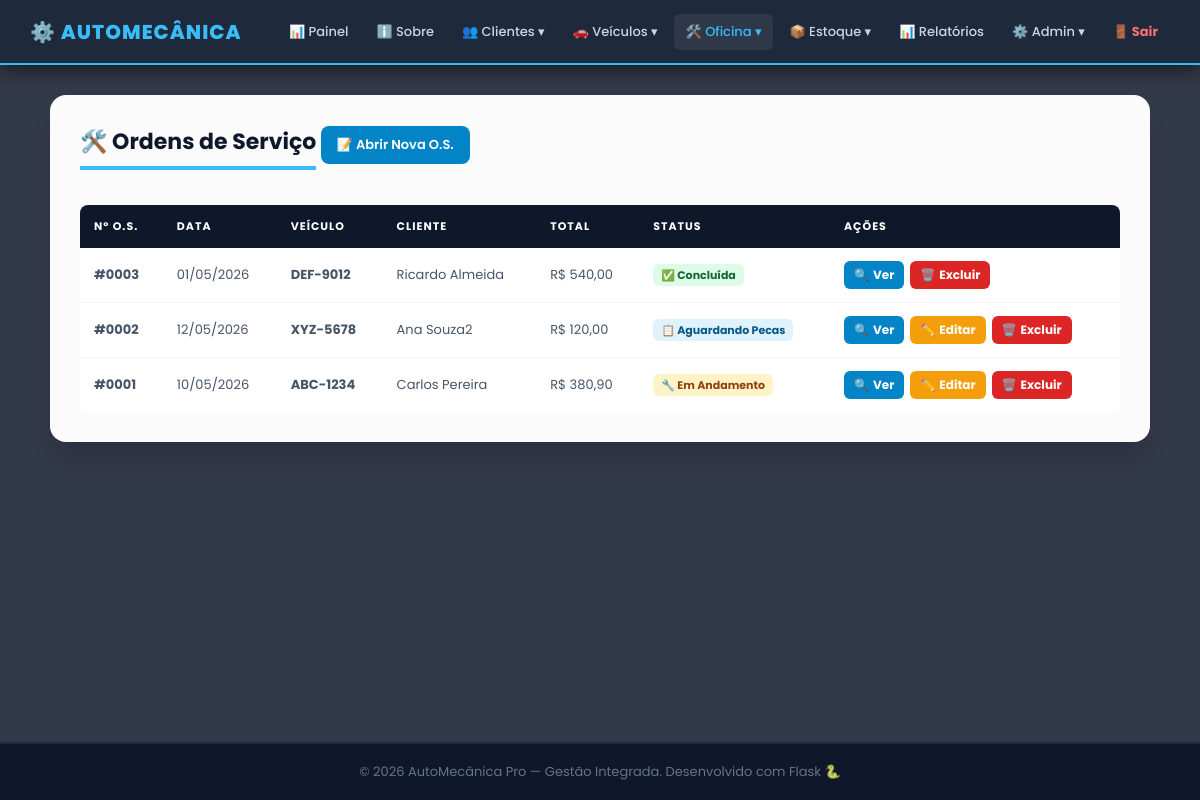
Page /os (signed in) on the earlier database version.
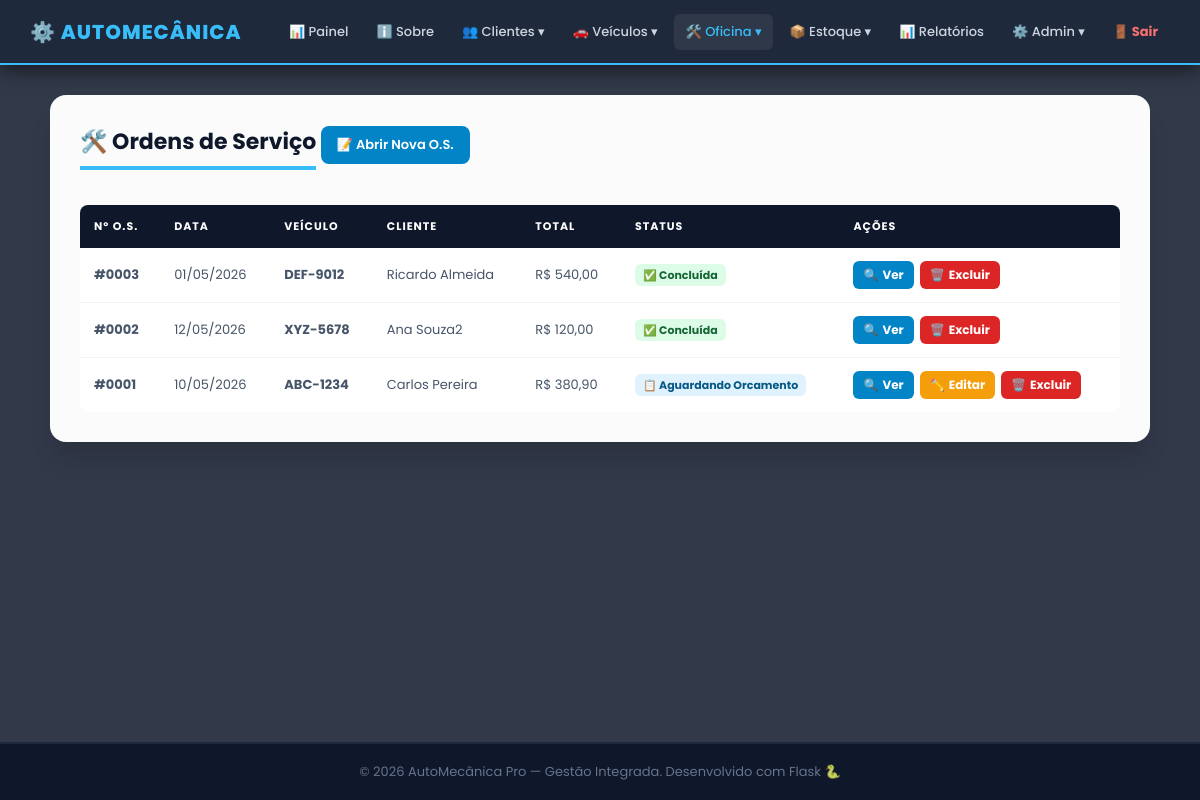
Same page on the later database version.
### app.py (models this page shows)
class OrdemServico(db.Model):
    __tablename__ = 'ordem_servico'
    id_os         = db.Column(db.Integer, primary_key=True)
    data_entrada  = db.Column(db.Date, nullable=False)
    data_previsao = db.Column(db.Date)
    status        = db.Column(db.String(30), default='Aberta')
    valor_total   = db.Column(db.Numeric(10, 2), default=0.00)
    id_veiculo    = db.Column(db.Integer, db.ForeignKey('veiculo.id_veiculo',   ondelete='CASCADE'),  nullable=False)
    id_mecanico   = db.Column(db.Integer, db.ForeignKey('mecanico.id_mecanico', ondelete='RESTRICT'), nullable=False)
    pecas_os      = db.relationship('OsPeca',    backref='ordem', lazy=True, cascade='all, delete-orphan')
    servicos_os   = db.relationship('OsServico', backref='ordem', lazy=True, cascade='all, delete-orphan')

class Veiculo(db.Model):
    __tablename__ = 'veiculo'
    id_veiculo = db.Column(db.Integer, primary_key=True)
    placa      = db.Column(db.String(10),  unique=True, nullable=False)
    marca      = db.Column(db.String(50))
    modelo     = db.Column(db.String(50))
    ano        = db.Column(db.Integer)
    id_cliente = db.Column(db.Integer, db.ForeignKey('cliente.id_cliente', ondelete='CASCADE'), nullable=False)
    ordens     = db.relationship('OrdemServico', backref='veiculo', lazy=True, cascade='all, delete-orphan')

class Cliente(db.Model):
    __tablename__ = 'cliente'
    id_cliente = db.Column(db.Integer, primary_key=True)
    nome       = db.Column(db.String(100), nullable=False)
    cpf        = db.Column(db.String(15),  unique=True, nullable=False)
    telefone   = db.Column(db.String(20))
    veiculos   = db.relationship('Veiculo', backref='cliente', lazy=True, cascade='all, delete-orphan')

### app.py (the view)
@app.route('/os')
@login_required
def os_consultar():
    ordens = (db.session.query(OrdemServico, Veiculo.placa, Cliente.nome.label('cliente'))
              .join(Veiculo, OrdemServico.id_veiculo == Veiculo.id_veiculo)
              .join(Cliente, Veiculo.id_cliente == Cliente.id_cliente)
              .order_by(OrdemServico.id_os.desc()).all())
    return render_template('os/consultar.html', controller='os', ordens=ordens)

### app.py (called while the page is built)
def login_required(f):
    @wraps(f)
    def decorated(*args, **kwargs):
        if 'usuario_id' not in session:
            return redirect(url_for('login'))
        return f(*args, **kwargs)
    return decorated

def format_brl(value):
    try:
        return f"R$ {float(value):,.2f}".replace(',', 'X').replace('.', ',').replace('X', '.')
    except:
        return 'R$ 0,00'

@app.before_request
def csrf_protect():
    if request.method == 'POST':
        token_sessao = session.get('_csrf_token')
        token_form   = request.form.get('csrf_token')
        if not token_sessao or not token_form or not hmac.compare_digest(token_sessao, token_form):
            abort(400, description='Token CSRF invalido ou ausente. Recarregue a pagina e tente novamente.')

### templates/os/consultar.html (shortened to what this page needs)
{% extends 'base.html' %}
{% block content %}
<div class="cartao card-lg">
    <h3>🛠️ Ordens de Serviço</h3>
    <a href="{{ url_for('os_cadastrar') }}" class="btn-add">📝 Abrir Nova O.S.</a>
    <div class="tabela-wrapper tbl-desktop">
        <table>
            <thead>
                <tr><th>Nº O.S.</th><th>Data</th><th>Veículo</th><th>Cliente</th><th>Total</th><th>Status</th><th>Ações</th></tr>
            </thead>
            <tbody>
                {% for os, placa, cliente in ordens %}
                <tr>
                    <td><b>#{{ '%04d' % os.id_os }}</b></td>
                    <td style="white-space:nowrap;">{{ os.data_entrada.strftime('%d/%m/%Y') if os.data_entrada else '-' }}</td>
                    <td><b>{{ placa }}</b></td>
                    <td>{{ cliente }}</td>
                    <td style="white-space:nowrap;">{{ format_brl(os.valor_total) }}</td>
                    <td>
                        {% if os.status == 'Concluida' %}
                            <span style="background:#dcfce7;color:#166534;padding:3px 8px;border-radius:6px;font-size:11px;font-weight:700;white-space:nowrap;">✅ Concluída</span>
                        {% elif os.status == 'Em Andamento' %}
                            <span style="background:#fef3c7;color:#92400e;padding:3px 8px;border-radius:6px;font-size:11px;font-weight:700;white-space:nowrap;">🔧 Em Andamento</span>
                        {% else %}
                            <span style="background:#e0f2fe;color:#075985;padding:3px 8px;border-radius:6px;font-size:11px;font-weight:700;white-space:nowrap;">📋 {{ os.status }}</span>
                        {% endif %}
                    </td>
                    <td><div class="acoes">
                        <a href="{{ url_for('os_detalhes', id=os.id_os) }}" class="btn-det">🔍<span class="txt"> Ver</span></a>
                        {% if os.status != 'Concluida' %}
                        <a href="{{ url_for('os_editar', id=os.id_os) }}" class="btn-ed">✏️<span class="txt"> Editar</span></a>
                        {% endif %}
                        <a href="{{ url_for('os_excluir', id=os.id_os) }}" class="btn-ex" onclick="return confirm('Remover O.S. #{{ '%04d' % os.id_os }}?')">🗑️<span class="txt"> Excluir</span></a>
                    </div></td>
                </tr>
                {% else %}
                <tr><td colspan="7" style="text-align:center;color:#94a3b8;padding:30px;">Nenhuma O.S. encontrada.</td></tr>
                {% endfor %}
            </tbody>
        </table>
    </div>
</div>
{% endblock %}

### templates/base.html (shortened to what this page needs)
<!DOCTYPE html>
<html lang="pt-BR">
<head>
    <link rel="stylesheet" href="{{ url_for('static', filename='css/main.css') }}">
    <link rel="stylesheet" href="{{ url_for('static', filename='css/mobile.css') }}">
</head>
<body>
{% if controller != 'auth' %}
<div class="topbar">
    <a href="{{ url_for('dashboard') }}" class="logo">⚙️ AutoMecânica</a>
    <nav class="topbar-nav">
        <div class="menu-item {% if controller == 'dashboard' %}active{% endif %}">
            <a href="{{ url_for('dashboard') }}" class="menu-link">📊 Painel</a>
        </div>
        <div class="menu-item {% if controller == 'institucional' %}active{% endif %}">
            <a href="{{ url_for('sobre') }}" class="menu-link">ℹ️ Sobre</a>
        </div>
        <div class="menu-item {% if controller == 'cliente' %}active{% endif %}">
            <span class="menu-link">👥 Clientes ▾</span>
        </div>
        <div class="menu-item {% if controller == 'veiculo' %}active{% endif %}">
            <span class="menu-link">🚗 Veículos ▾</span>
        </div>
        <div class="menu-item {% if controller in ['os','servico','mecanico'] %}active{% endif %}">
            <span class="menu-link">🛠️ Oficina ▾</span>
        </div>
        <div class="menu-item {% if controller == 'peca' %}active{% endif %}">
            <span class="menu-link">📦 Estoque ▾</span>
        </div>
        <div class="menu-item {% if controller == 'relatorio' %}active{% endif %}">
            <a href="{{ url_for('relatorios') }}" class="menu-link">📊 Relatórios</a>
        </div>
        {% if session.get('usuario_nivel') == 'admin' %}
        <div class="menu-item {% if controller == 'usuario' %}active{% endif %}">
            <span class="menu-link">⚙️ Admin ▾</span>
        </div>
        {% endif %}
        <div class="menu-item">
            <a href="{{ url_for('logout') }}" class="menu-link" style="color:#f87171;font-weight:700;">🚪 Sair</a>
        </div>
    </nav>
</div>
<div class="conteudo">
    {% block content %}{% endblock %}
</div>
{% else %}
    {% block auth_content %}{% endblock %}
{% endif %}
<footer class="rodape">
    &copy; 2026 AutoMecânica Pro — Gestão Integrada. Desenvolvido com Flask 🐍
</footer>
</body>
</html>

### public/css/main.css (style rules this page uses)
* { margin:0; padding:0; box-sizing:border-box; font-family:'Poppins',sans-serif; }
body { display:flex; flex-direction:column; min-height:100vh; color:#334155; background: url('https://images.unsplash.com/photo-1619642751034-765dfdf7c58e?q=80&w=1920&auto=format&fit=crop') no-repeat center center fixed; background-size:cover; }
.topbar { background-color:#1e293b; height:65px; display:flex; justify-content:space-between; align-items:center; padding:0 30px; border-bottom:2px solid #38bdf8; position:sticky; top:0; z-index:1000; box-shadow:0 4px 20px rgba(0,0,0,0.6); }
.logo { color:#38bdf8; font-weight:800; text-decoration:none; font-size:20px; text-transform:uppercase; letter-spacing:1px; white-space:nowrap; }
.topbar-nav { display:flex; gap:4px; align-items:center; height:100%; }
.menu-item { position:relative; display:flex; align-items:center; height:100%; }
.menu-link { color:#cbd5e1; text-decoration:none; font-weight:500; font-size:13px; padding:8px 12px; border-radius:6px; transition:0.3s; cursor:pointer; display:flex; align-items:center; gap:6px; white-space:nowrap; user-select:none; }
.menu-link:hover, .menu-item.active .menu-link { color:#38bdf8; background:rgba(255,255,255,0.07); }
.conteudo { padding:30px 40px; flex:1; display:flex; justify-content:center; align-items:flex-start; z-index:1; }
.cartao { background-color:rgba(255,255,255,0.98); width:100%; padding:30px; border-radius:16px; box-shadow:0 20px 25px -5px rgba(0,0,0,0.15); margin-bottom:25px; }
.card-lg { max-width:1100px; }
.cartao h3 { margin-bottom:20px; color:#0f172a; font-size:22px; border-bottom:4px solid #38bdf8; padding-bottom:8px; display:inline-block; }
.tabela-wrapper { overflow-x:auto; -webkit-overflow-scrolling:touch; margin-top:15px; border-radius:8px; }
table { width:100%; border-collapse:collapse; background-color:white; min-width:500px; }
th { background-color:#0f172a; padding:13px 14px; text-align:left; color:white; font-size:11px; text-transform:uppercase; letter-spacing:1px; white-space:nowrap; }
td { padding:13px 14px; border-bottom:1px solid #f1f5f9; font-size:13px; color:#475569; }
tr:last-child td { border-bottom:none; }
.btn-add { background-color:#0284c7; color:white; padding:9px 16px; border-radius:8px; text-decoration:none; font-weight:600; font-size:13px; display:inline-block; margin-bottom:12px; }
.acoes { display:flex; gap:6px; flex-wrap:nowrap; align-items:center; }
.btn-ed, .btn-ex, .btn-det, .btn-ok { display:inline-flex; align-items:center; gap:4px; padding:5px 10px; border-radius:6px; text-decoration:none; font-weight:700; font-size:12px; white-space:nowrap; cursor:pointer; border:none; transition:0.2s; }
.btn-ed { background:#f59e0b; color:white; }
.btn-ex { background:#dc2626; color:white; }
.btn-det { background:#0284c7; color:white; }
.btn-ed .txt, .btn-ex .txt, .btn-det .txt, .btn-ok .txt { display:inline; }
.rodape { background:#0f172a; color:#64748b; text-align:center; padding:18px; font-size:13px; border-top:2px solid #1e293b; }

### public/css/mobile.css (style rules this page uses)
.tbl-desktop { display: block; }

Differences in the rows shown:
changed OrdemServico "XYZ-5678": status "Aguardando Pecas" → (not shown); status "📋 ✏️ Editar" → "✅ Concluída"
changed OrdemServico "ABC-1234": status (not shown) → "Aguardando Orcamento"; status "🔧 Em Andamento" → "📋"
